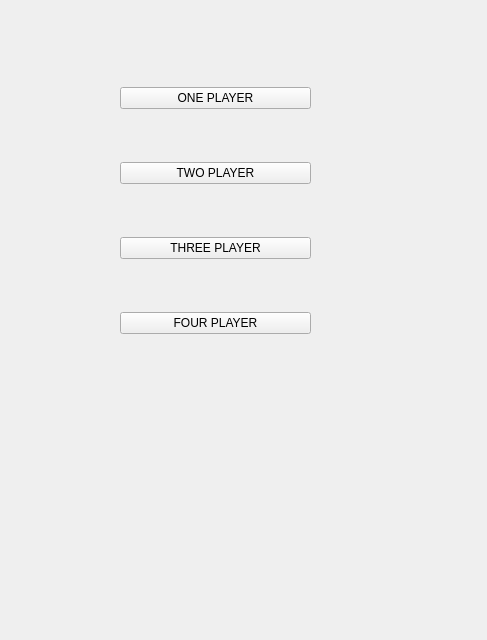
<?xml version="1.0" encoding="UTF-8"?>
<ui version="4.0">
 <class>Payment_Mode</class>
 <widget class="QWidget" name="Payment_Mode">
  <property name="geometry">
   <rect>
    <x>0</x>
    <y>0</y>
    <width>487</width>
    <height>640</height>
   </rect>
  </property>
  <property name="windowTitle">
   <string>Form</string>
  </property>
  <widget class="QWidget" name="widget" native="true">
   <property name="geometry">
    <rect>
     <x>120</x>
     <y>40</y>
     <width>191</width>
     <height>341</height>
    </rect>
   </property>
   <layout class="QVBoxLayout" name="verticalLayout">
    <item>
     <widget class="QPushButton" name="pushButton">
      <property name="text">
       <string>ONE PLAYER</string>
      </property>
     </widget>
    </item>
    <item>
     <widget class="QPushButton" name="pushButton_2">
      <property name="text">
       <string>TWO PLAYER</string>
      </property>
     </widget>
    </item>
    <item>
     <widget class="QPushButton" name="pushButton_3">
      <property name="text">
       <string>THREE PLAYER</string>
      </property>
     </widget>
    </item>
    <item>
     <widget class="QPushButton" name="pushButton_4">
      <property name="text">
       <string>FOUR PLAYER</string>
      </property>
     </widget>
    </item>
   </layout>
  </widget>
 </widget>
 <resources/>
 <connections/>
</ui>
